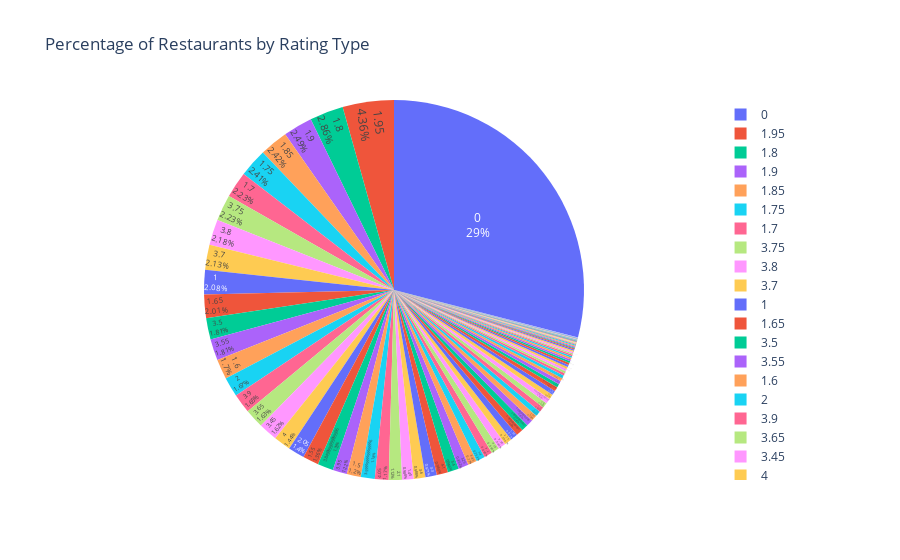

Write notebook code for a chart like this one.
### Code cell
fig = px.pie(rating_type_df, names='Rating', values='COUNT OF RESTAURANTS', color='Rating',  
title='Percentage of Restaurants by Rating Type').update_traces(textposition='inside', textinfo='percent+label')
fig.show()

### Figure 1 — Plotly figure (JSON) as saved in the notebook; plotly's stock layout.template omitted (floating-point values rounded to 4 significant figures)
{"data": [{"customdata": [[0.0], [1.95], [1.8], [1.9], [1.85], [1.75], [1.7], [3.75], [3.8], [3.7], [1.0], [1.65], [3.5], [3.55], [1.6], [2.0], [3.9], [3.65], [3.45], [4.0], [2.05], [1.55], [3.85], [3.95], [1.5], [3.6], [4.05], [2.1], [1.45], [3.6], [3.3], [4.1], [3.4], [3.25], [3.85], [1.4], [3.2], [4.15], [3.35], [2.15], [1.35], [3.65], [3.4], [3.35], [2.95], [3.15], [1.3], [3.05], [3.95], [2.2], [4.25], [3.9], [1.25], [3.1], [3.1], [4.2], [1.2], [3.0], [4.2], [3.7], [2.25], [3.15], [2.9], [1.15], [4.3], [2.85], [4.35], [4.05], [2.3], [4.4], [4.3], [2.7], [1.1], [2.65], [2.8], [2.75], [4.5], [0.15], [4.45], [2.55], [3.45], [1.05], [4.6], [2.35], [2.5], [4.65], [2.85], [2.9], [2.6], [4.55], [4.55], [2.4], [3.8], [1.95], [1.9], [2.45], [2.65], [2.4], [0.5]], "domain": {"x": [0, 1], "y": [0, 1]}, "hovertemplate": "Rating=%{customdata[0]}<br>COUNT OF RESTAURANTS=%{value}<extra></extra>", "labels": [0.0, 1.95, 1.8, 1.9, 1.85, 1.75, 1.7, 3.75, 3.8, 3.7, 1.0, 1.65, 3.5, 3.55, 1.6, 2.0, 3.9, 3.65, 3.45, 4.0, 2.05, 1.55, 3.85, 3.95, 1.5, 3.6, 4.05, 2.1, 1.45, 3.6, 3.3, 4.1, 3.4, 3.25, 3.85, 1.4, 3.2, 4.15, 3.35, 2.15, 1.35, 3.65, 3.4, 3.35, 2.95, 3.15, 1.3, 3.05, 3.95, 2.2, 4.25, 3.9, 1.25, 3.1, 3.1, 4.2, 1.2, 3.0, 4.2, 3.7, 2.25, 3.15, 2.9, 1.15, 4.3, 2.85, 4.35, 4.05, 2.3, 4.4, 4.3, 2.7, 1.1, 2.65, 2.8, 2.75, 4.5, 0.15, 4.45, 2.55, 3.45, 1.05, 4.6, 2.35, 2.5, 4.65, 2.85, 2.9, 2.6, 4.55, 4.55, 2.4, 3.8, 1.95, 1.9, 2.45, 2.65, 2.4, 0.5], "legendgroup": "", "marker": {"colors": ["#636efa", "#EF553B", "#00cc96", "#ab63fa", "#FFA15A", "#19d3f3", "#FF6692", "#B6E880", "#FF97FF", "#FECB52", "#636efa", "#EF553B", "#00cc96", "#ab63fa", "#FFA15A", "#19d3f3", "#FF6692", "#B6E880", "#FF97FF", "#FECB52", "#636efa", "#EF553B", "#00cc96", "#ab63fa", "#FFA15A", "#19d3f3", "#FF6692", "#B6E880", "#FF97FF", "#FECB52", "#636efa", "#EF553B", "#00cc96", "#ab63fa", "#FFA15A", "#19d3f3", "#FF6692", "#B6E880", "#FF97FF", "#FECB52", "#636efa", "#EF553B", "#00cc96", "#ab63fa", "#FFA15A", "#19d3f3", "#FF6692", "#B6E880", "#FF97FF", "#FECB52", "#636efa", "#EF553B", "#00cc96", "#ab63fa", "#FFA15A", "#19d3f3", "#FF6692", "#B6E880", "#FF97FF", "#FECB52", "#636efa", "#EF553B", "#00cc96", "#ab63fa", "#FFA15A", "#19d3f3", "#FF6692", "#B6E880", "#FF97FF", "#FECB52", "#636efa", "#EF553B", "#00cc96", "#ab63fa", "#FFA15A", "#19d3f3", "#FF6692", "#B6E880", "#FF97FF", "#FECB52", "#636efa", "#EF553B", "#00cc96", "#ab63fa", "#FFA15A", "#19d3f3", "#FF6692", "#B6E880", "#FF97FF", "#FECB52", "#636efa", "#EF553B", "#00cc96", "#ab63fa", "#FFA15A", "#19d3f3", "#FF6692", "#B6E880", "#FF97FF"]}, "name": "", "showlegend": true, "textinfo": "percent+label", "textposition": "inside", "type": "pie", "values": [3468, 521, 342, 297, 289, 288, 266, 266, 260, 255, 248, 240, 216, 216, 203, 199, 197, 195, 193, 172, 167, 162, 159, 146, 143, 141, 140, 134, 118, 118, 116, 115, 113, 103, 92, 90, 83, 83, 77, 76, 74, 72, 69, 67, 63, 54, 54, 54, 53, 51, 45, 44, 36, 35, 32, 32, 24, 24, 24, 22, 22, 21, 20, 18, 18, 17, 15, 15, 14, 13, 13, 11, 10, 10, 10, 9, 8, 8, 7, 6, 5, 4, 4, 4, 3, 3, 3, 3, 3, 2, 2, 2, 2, 2, 1, 1, 1, 1, 1]}], "layout": {"legend": {"tracegroupgap": 0}, "title": {"text": "Percentage of Restaurants by Rating Type"}}}
